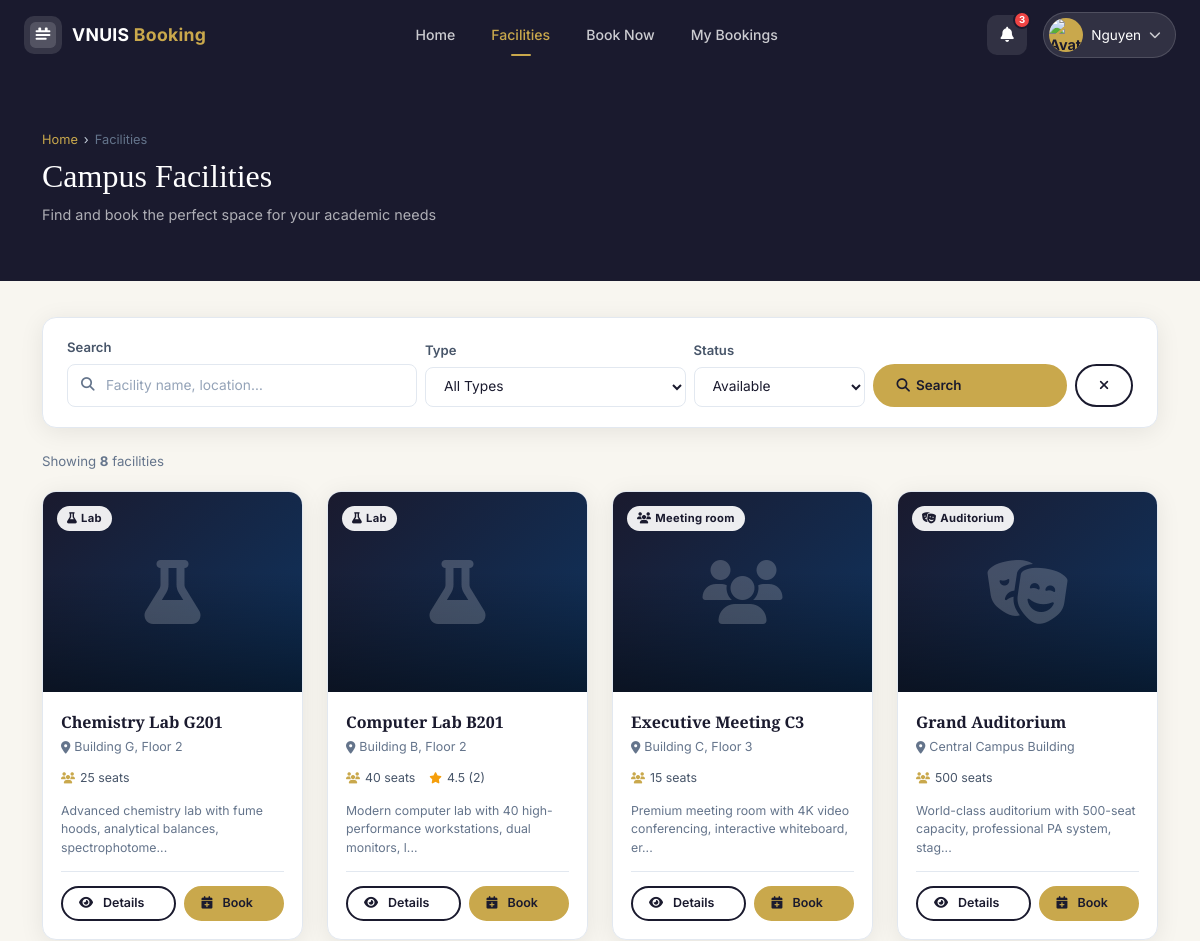
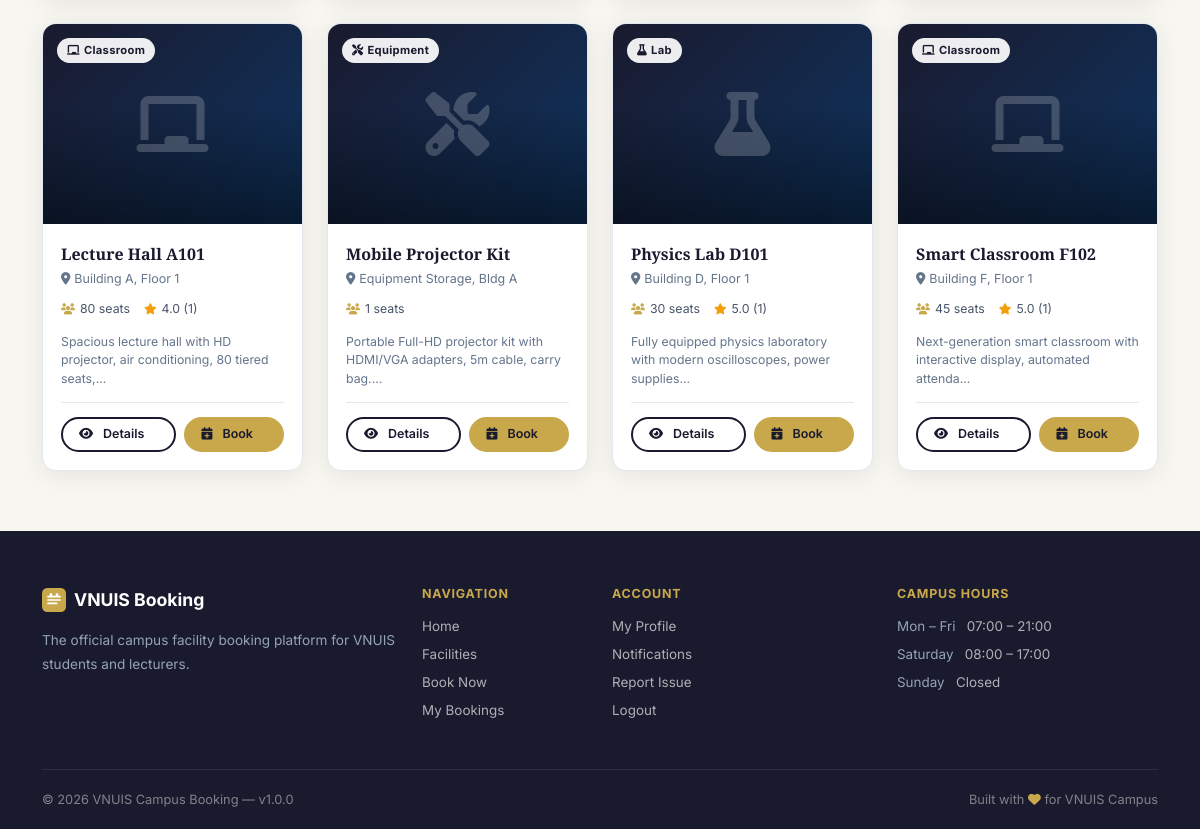
/views/facilities/index.php (signed in), run on the app's committed database (2 pictures, top to bottom).
### tables this page shows
CREATE TABLE facilities (
    id            INT AUTO_INCREMENT PRIMARY KEY,
    facility_name VARCHAR(150)  NOT NULL,
    facility_type ENUM('classroom','lab','meeting_room','auditorium','equipment') NOT NULL,
    capacity      INT           NOT NULL DEFAULT 1,
    location      VARCHAR(200)  NOT NULL,
    status        ENUM('available','maintenance','inactive') NOT NULL DEFAULT 'available',
    description   TEXT          NULL,
    image_path    VARCHAR(255)  NULL,
    created_at    DATETIME      NOT NULL DEFAULT CURRENT_TIMESTAMP,
    updated_at    DATETIME      NULL ON UPDATE CURRENT_TIMESTAMP
);

### includes/functions.php (called while the page is built, shortened)
<?php
require_once __DIR__ . '/../config/db.php';
function sanitize($value) {
    return htmlspecialchars(trim((string)$value), ENT_QUOTES, 'UTF-8');
}
function truncate($text, $length = 100) {
    $text = strip_tags($text);
    return substr($text, 0, $length) . '...';
}
function getFacilityIcon($type) {
    $icons = [
        'classroom'    => 'chalkboard',
        'lab'          => 'flask',
        'meeting_room' => 'users',
        'auditorium'   => 'theater-masks',
        'equipment'    => 'tools',
    ];
    return $icons[$type] ?? 'building';
}

### config/db.php (called while the page is built, shortened)
<?php
function getDB() {
    static $pdo = null;
    if ($pdo === null) {
        try {
            $dsn = "mysql:host=" . DB_HOST . ";dbname=" . DB_NAME . ";charset=" . DB_CHARSET;
            $options = [
                PDO::ATTR_ERRMODE            => PDO::ERRMODE_EXCEPTION,
                PDO::ATTR_DEFAULT_FETCH_MODE => PDO::FETCH_ASSOC,
                PDO::ATTR_EMULATE_PREPARES   => false,
            ];
            $pdo = new PDO($dsn, DB_USER, DB_PASS, $options);
        } catch (PDOException $e) {
            die(json_encode(['error' => 'Database connection failed: ' . $e->getMessage()]));
        }
    }
    return $pdo;
}

### models/Facility.php (called while the page is built, shortened)
<?php
require_once __DIR__ . '/../config/db.php';
class Facility {
    private $pdo;
    public function __construct() {
        $this->pdo = getDB();
    }
    public function getAll($type = null, $status = null) {
        $sql = "SELECT f.*,
                    (SELECT COUNT(*) FROM bookings b WHERE b.facility_id = f.id AND b.status IN ('approved','pending')) AS active_bookings,
                    COALESCE((SELECT AVG(r.rating) FROM reviews r JOIN bookings b ON r.booking_id = b.id WHERE b.facility_id = f.id), 0) AS avg_rating,
                    (SELECT COUNT(*) FROM reviews r JOIN bookings b ON r.booking_id = b.id WHERE b.facility_id = f.id) AS review_count
                FROM facilities f WHERE 1=1";
        $params = [];
        if ($status) {
            $sql .= " AND f.status = ?";
            $params[] = $status;
        }
        $sql .= " ORDER BY f.facility_name ASC";
        $stmt = $this->pdo->prepare($sql);
        $stmt->execute($params);
        return $stmt->fetchAll();
    }
}

### views/facilities/index.php (the view, shortened to what this page needs)
<?php
require_once __DIR__ . '/../../includes/functions.php';
require_once __DIR__ . '/../../models/Facility.php';
    ?>
    <?php
$facilityModel = new Facility();
$type    = $_GET['type']    ?? '';
$search  = trim($_GET['search'] ?? '');
$statusF = $_GET['status']  ?? 'available';
if ($search) $facilities = $facilityModel->search($search, $type ?: null);
else         $facilities = $facilityModel->getAll($type ?: null, $statusF ?: null);
?>
<?php include __DIR__ . '/../../includes/user_header.php'; ?>
<?php include __DIR__ . '/../../includes/user_navbar.php'; ?>
<div class="u-page">
  <div style="background:var(--u-primary);padding:60px 0 40px">
    <div class="container" data-aos="fade-up">
      <div class="u-breadcrumb mb-2">
        <a href="<?= APP_URL ?>/views/dashboard/index.php">Home</a>
        <span class="u-breadcrumb-sep">›</span>
        <span>Facilities</span>
      </div>
      <h1 style="font-family:var(--u-font-serif);color:#fff;font-size:2rem;margin-bottom:8px">
        Campus Facilities
      </h1>
      <p style="color:rgba(255,255,255,.65);font-size:.9rem">
        Find and book the perfect space for your academic needs
      </p>
    </div>
  </div>
  <div class="u-page-inner">
    <div class="container">
      <div class="u-search-bar" data-aos="fade-up">
        <form method="GET" action="">
          <div class="row g-2 align-items-end">
            <div class="col-md-4">
              <label class="u-form-label">Search</label>
              <div class="u-input-group">
                <input type="text" class="u-form-control" name="search"
                       value="<?= sanitize($search) ?>" placeholder="Facility name, location…">
              </div>
            </div>
            <div class="col-md-3">
              <label class="u-form-label">Type</label>
              <select class="u-form-control" name="type" style="appearance:auto">
                <option value="">All Types</option>
              </select>
            </div>
            <div class="col-md-2">
              <label class="u-form-label">Status</label>
              <select class="u-form-control" name="status" style="appearance:auto">
                <option value="available"   <?= $statusF==='available'   ?'selected':'' ?>>Available</option>
              </select>
            </div>
            <div class="col-md-3 d-flex gap-2">
              <button class="u-btn u-btn-gold flex-fill" type="submit">
                <i class="fas fa-search"></i> Search
              </button>
              <a href="?" class="u-btn u-btn-outline">
                <i class="fas fa-times"></i>
              </a>
            </div>
          </div>
        </form>
      </div>
      <p style="font-size:.83rem;color:var(--u-gray);margin-bottom:20px">
        Showing <strong><?= count($facilities) ?></strong> facilit<?= count($facilities)===1?'y':'ies' ?>
      </p>
      <?php if (empty($facilities)): ?>
      <div class="u-card">
        <div class="u-empty">
          <i class="fas fa-building d-block"></i>
          <h5>No facilities found</h5>
          <p>Try adjusting your filters.</p>
          <a href="?" class="u-btn u-btn-outline mt-3">Clear Filters</a>
        </div>
      </div>
      <?php else: ?>
      <div class="row g-4">
        <?php foreach ($facilities as $i => $f): ?>
        <div class="col-xl-3 col-lg-4 col-md-6" data-aos="fade-up" data-aos-delay="<?= ($i%4)*50 ?>">
          <div class="u-facility-card">
            <div class="u-facility-img">
              <div class="u-facility-img-overlay"></div>
              <div class="u-facility-icon-bg"><i class="fas fa-<?= getFacilityIcon($f['facility_type']) ?>"></i></div>
              <span class="u-facility-type-chip">
                <i class="fas fa-<?= getFacilityIcon($f['facility_type']) ?>"></i>
                <?= ucfirst(str_replace('_',' ',$f['facility_type'])) ?>
              </span>
            </div>
            <div class="u-facility-body">
              <div class="u-facility-name"><?= sanitize($f['facility_name']) ?></div>
              <div class="u-facility-location"><i class="fas fa-map-marker-alt"></i><?= sanitize($f['location']) ?></div>
              <div class="u-facility-meta">
                <div class="u-facility-meta-item"><i class="fas fa-users"></i><?= $f['capacity'] ?> seats</div>
                <?php if ($f['avg_rating'] > 0): ?>
                <div class="u-facility-meta-item">
                  <i class="fas fa-star" style="color:#F59E0B"></i>
                  <?= number_format($f['avg_rating'],1) ?> (<?= $f['review_count'] ?>)
                </div>
                <?php endif; ?>
              </div>
              <?php if (!empty($f['description'])): ?>
              <p style="font-size:.77rem;color:#64748B;margin-bottom:14px;line-height:1.5">
                <?= sanitize(truncate($f['description'],75)) ?>
              </p>
              <?php endif; ?>
              <div class="u-facility-footer">
                <a href="<?= APP_URL ?>/views/facilities/view.php?id=<?= $f['id'] ?>" class="u-btn u-btn-outline u-btn-sm flex-fill text-center">
                  <i class="fas fa-eye me-1"></i>Details
                </a>
                <?php if ($f['status'] === 'available'): ?>
                <a href="<?= APP_URL ?>/views/bookings/create.php?facility_id=<?= $f['id'] ?>" class="u-btn u-btn-gold u-btn-sm flex-fill text-center">
                  <i class="fas fa-calendar-plus me-1"></i>Book
                </a>
                <?php else: ?>
                <button class="u-btn u-btn-sm flex-fill" disabled style="background:#f1f5f9;color:#94a3b8;border-color:#e2e8f0;cursor:not-allowed">
                  Unavailable
                </button>
                <?php endif; ?>
              </div>
            </div>
          </div>
        </div>
        <?php endforeach; ?>
      </div>
      <?php endif; ?>
    </div>
  </div>
</div>
<?php include __DIR__ . '/../../includes/user_footer.php'; ?>

### assets/css/user-theme.css (style rules this page uses)
:root { --u-primary: #1a1a2e; --u-secondary: #16213e; --u-accent: #0f3460; --u-gold: #c9a84c; --u-gold-light: #f0d080; --u-white: #ffffff; --u-off-white: #f8f6f0; --u-gray: #64748B; --u-light: #F1F5F9; --u-border: #E2E8F0; --u-radius: 14px; --u-radius-sm: 8px; --u-shadow: 0 4px 24px rgba(0,0,0,.08); --u-shadow-lg: 0 12px 48px rgba(0,0,0,.14); --u-font: 'Inter', sans-serif; --u-font-serif: 'Playfair Display', serif; --u-transition: all .28s ease; --u-navbar-h: 70px; }
*, *::before, *::after { box-sizing: border-box; margin: 0; padding: 0; }
html { scroll-behavior: smooth; }
body.user-layout { font-family: var(--u-font); background: var(--u-off-white); color: var(--u-primary); min-height: 100vh; }
a { text-decoration: none; color: inherit; }
.u-page { padding-top: var(--u-navbar-h); min-height: 100vh; }
.u-page-inner { padding: 36px 0 60px; }
.u-btn-gold { background: var(--u-gold); color: var(--u-primary); border: none; border-radius: 50px; padding: 12px 28px; font-weight: 700; font-size: .9rem; cursor: pointer; transition: var(--u-transition); display: inline-flex; align-items: center; gap: 8px; font-family: var(--u-font); }
.u-facility-card { background: #fff; border-radius: var(--u-radius); overflow: hidden; box-shadow: var(--u-shadow); transition: var(--u-transition); height: 100%; display: flex; flex-direction: column; border: 1px solid var(--u-border); }
.u-facility-img { height: 200px; position: relative; overflow: hidden; background: linear-gradient(135deg, var(--u-primary), var(--u-accent)); }
.u-facility-img-overlay { position: absolute; inset: 0; background: linear-gradient(to top, rgba(0,0,0,.5) 0%, transparent 60%); }
.u-facility-icon-bg { position: absolute; inset: 0; display: flex; align-items: center; justify-content: center; font-size: 4rem; color: rgba(255,255,255,.2); }
.u-facility-type-chip { position: absolute; top: 14px; left: 14px; background: rgba(255,255,255,.92); color: var(--u-primary); font-size: .7rem; font-weight: 700; padding: 4px 10px; border-radius: 50px; display: flex; align-items: center; gap: 4px; letter-spacing: .3px; }
.u-facility-body { padding: 18px; flex: 1; display: flex; flex-direction: column; }
.u-facility-name { font-size: 1rem; font-weight: 700; color: var(--u-primary); margin-bottom: 4px; font-family: var(--u-font-serif); }
.u-facility-location { color: var(--u-gray); font-size: .78rem; margin-bottom: 12px; display: flex; align-items: center; gap: 4px; }
.u-facility-meta { display: flex; gap: 14px; flex-wrap: wrap; margin-bottom: 14px; }
.u-facility-meta-item { display: flex; align-items: center; gap: 5px; font-size: .77rem; color: #475569; }
.u-facility-meta-item i { color: var(--u-gold); font-size: .7rem; }
.u-facility-footer { border-top: 1px solid var(--u-border); padding-top: 14px; margin-top: auto; display: flex; gap: 8px; }
.u-btn { font-family: var(--u-font); font-weight: 600; border-radius: 50px; font-size: .84rem; padding: 9px 22px; cursor: pointer; transition: var(--u-transition); display: inline-flex; align-items: center; gap: 6px; border: 2px solid transparent; }
.u-btn-gold { background: var(--u-gold); color: var(--u-primary); border-color: var(--u-gold); }
.u-btn-outline { background: transparent; color: var(--u-primary); border-color: var(--u-primary); }
.u-btn-sm { padding: 6px 16px; font-size: .78rem; }
.u-form-label { font-size: .82rem; font-weight: 600; color: #475569; margin-bottom: 6px; display: block; }
.u-form-control { font-family: var(--u-font); font-size: .86rem; border: 1.5px solid var(--u-border); border-radius: var(--u-radius-sm); padding: 10px 14px; width: 100%; background: #fff; color: var(--u-primary); transition: var(--u-transition); outline: none; }
.u-form-control::placeholder { color: #94A3B8; }
.u-input-group { position: relative; }
.u-input-group .u-form-control { padding-left: 38px; }
.u-search-bar { background: #fff; border-radius: var(--u-radius); padding: 20px 24px; border: 1px solid var(--u-border); box-shadow: var(--u-shadow); margin-bottom: 24px; }
.u-breadcrumb { display: flex; align-items: center; gap: 6px; font-size: .8rem; color: var(--u-gray); margin-bottom: 4px; }
.u-breadcrumb a { color: var(--u-gold); }
.u-breadcrumb-sep { color: #cbd5e1; }

### data on the page
facilities: facility_type "Lab", facility_name "Chemistry Lab G201", location "Building G, Floor 2", capacity "25", description "Advanced chemistry lab with fume hoods, analytical balances, spectrophotome..."
facilities: facility_type "Lab", facility_name "Computer Lab B201", location "Building B, Floor 2", capacity "40", avg_rating "4.5", review_count "2", description "Modern computer lab with 40 high-performance workstations, dual monitors, l..."
facilities: facility_type "Meeting room", facility_name "Executive Meeting C3", location "Building C, Floor 3", capacity "15", description "Premium meeting room with 4K video conferencing, interactive whiteboard, er..."
facilities: facility_type "Auditorium", facility_name "Grand Auditorium", location "Central Campus Building", capacity "500", description "World-class auditorium with 500-seat capacity, professional PA system, stag..."
facilities: facility_type "Classroom", facility_name "Lecture Hall A101", location "Building A, Floor 1", capacity "80", avg_rating "4.0", review_count "1", description "Spacious lecture hall with HD projector, air conditioning, 80 tiered seats,..."
facilities: facility_type "Equipment", facility_name "Mobile Projector Kit", location "Equipment Storage, Bldg A", capacity "1", description "Portable Full-HD projector kit with HDMI/VGA adapters, 5m cable, carry bag...."
facilities: facility_type "Lab", facility_name "Physics Lab D101", location "Building D, Floor 1", capacity "30", avg_rating "5.0", review_count "1", description "Fully equipped physics laboratory with modern oscilloscopes, power supplies..."
facilities: facility_type "Classroom", facility_name "Smart Classroom F102", location "Building F, Floor 1", capacity "45", avg_rating "5.0", review_count "1", description "Next-generation smart classroom with interactive display, automated attenda..."

### other printed values
$link['label'] "Home"
$link['label'] "Facilities"
$link['label'] "Book Now"
$link['label'] "My Bookings"
$unreadCount "3"
explode(' ', $_SESSION['full_name'] ?? 'User')[0] "Nguyen"
count($facilities) "8"
APP_NAME "VNUIS Campus Booking"
APP_VERSION "1.0.0"
